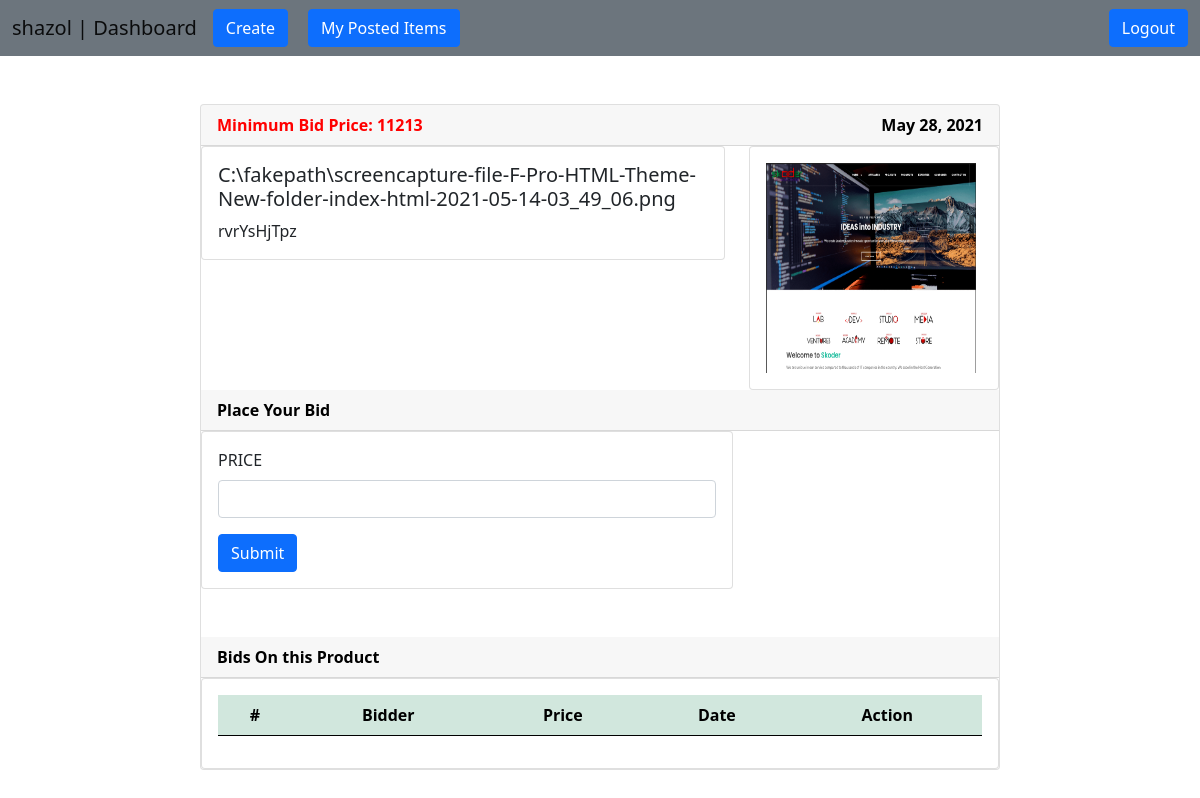
Before: /auction/bid/7/ (signed in) with the older database file.
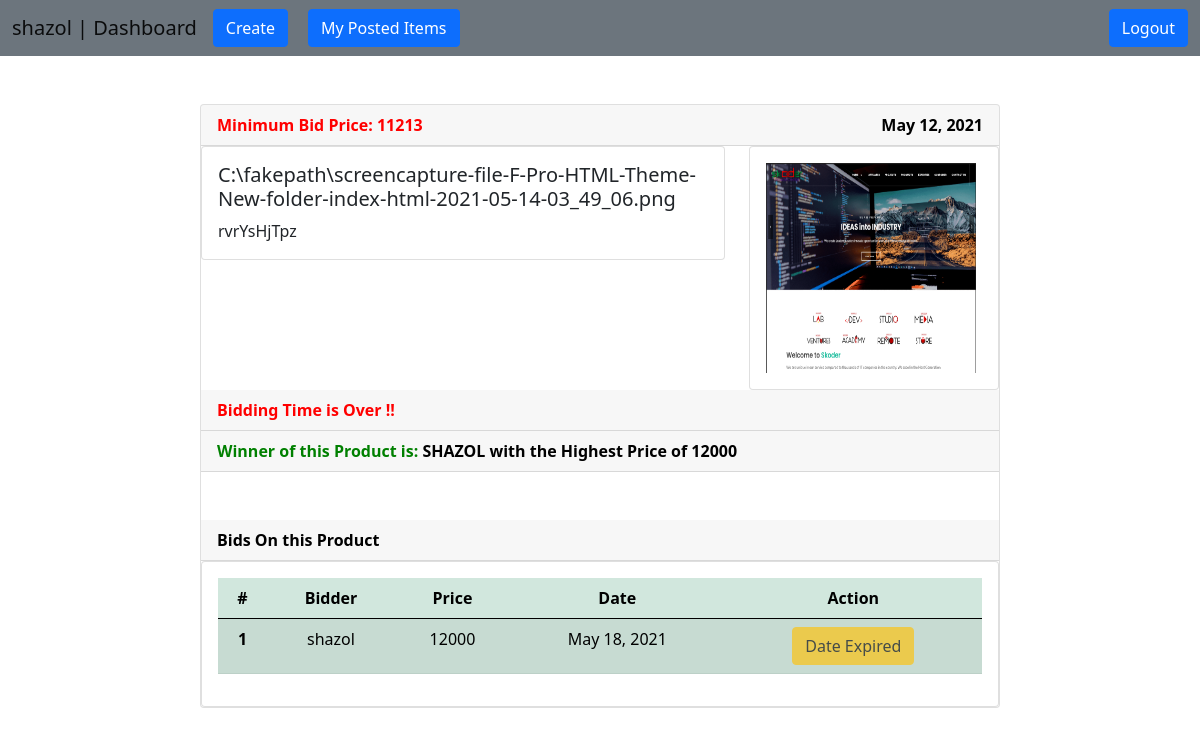
After: the same page with the newer database file.
### auction/models.py (models this page shows, shortened)
class Product(models.Model):
    user = models.ForeignKey(NewUser, on_delete=models.CASCADE)
    name = models.CharField(max_length=255)
    description = models.TextField()
    image = models.ImageField(upload_to=image_path, default='product/placeholder.png')
    min_price = models.BigIntegerField()
    end_date = models.DateTimeField(auto_now_add=False)
    created = models.DateTimeField(auto_now_add=True)

class Bid(models.Model):
    user = models.ForeignKey(NewUser, on_delete=models.CASCADE)
    product = models.ForeignKey(Product, on_delete=models.CASCADE)
    price = models.CharField(max_length=255)
    date = models.DateTimeField(auto_now_add=True)

### users/models.py (models this page shows)
class NewUser(AbstractBaseUser, PermissionsMixin):
    email = models.EmailField(_('email address'), unique=True)
    user_name = models.CharField(max_length=150, unique=True)
    first_name = models.CharField(max_length=150, blank=True)
    start_date = models.DateTimeField(default=timezone.now)
    about = models.TextField(_('about'), max_length=500, blank=True)
    is_staff = models.BooleanField(default=False)
    is_active = models.BooleanField(default=True)
    objects = CustomAccountManager()
    USERNAME_FIELD = 'email'
    REQUIRED_FIELDS = ['user_name', 'first_name']
    def __str__(self):
        return self.user_name

### auction/views.py (the view, shortened to what this page needs)
# urls.py: path('bid/<str:pk>/', views.BidPlace, name='bid'),
@login_required(login_url='login')
def BidPlace(request, pk):
    product = Product.objects.get(id=pk)
    bids = Bid.objects.filter(product_id=pk)
    if Bid.objects.all().count() > 0:
        winner = Bid.objects.order_by('-price')[0]
    else:
        winner = 0
    context = {
        'product': product,
        'bids': bids,
        'winner': winner,
    }
    return render(request, 'bid.html', context)

### templates/bid.html (shortened to what the changed rows need)
{% extends 'base.html' %}
{% load static %}
{% block content %}
    <br><br>
    <div class="col-md-8" style="margin: auto">
        <div class="card">
            <div class="card-header" style="color: red; font-weight: bolder">
                Minimum Bid Price: {{ product.min_price }}
                <span style="float: right; color: black">
                    {{ product.end_date | date }}
                </span>
            </div>
            <div class="row">
                <div class="col-sm-8">
                    <div class="card">
                        <div class="card-body">
                            <h5 class="card-title">{{ product.name }}</h5>
                            <p class="card-text">{{ product.description }}</p>
                        </div>
                    </div>
                </div>
                <div class="col-sm-4">
                    <div class="card">
                        <div class="card-body">
                            <img src="{{ product.image.url }}" style="height: 210px; width: 210px;"/>
                        </div>
                    </div>
                </div>
            </div>
            {% now "Y-m-d" as today_date %}
            {% if today_date > product.end_date|date:"Y-m-d" %}
                <div class="card-header" style="color: red; font-weight: bold">
                    Bidding Time is Over !!
                </div>
                {% if winner != 0 %}
                    <div class="card-header" style="color: green; font-weight: bold">
                        Winner of this Product is:
                        <span style="color: black">
                        {{ winner.user| upper }} with the Highest Price of {{ winner.price }}
                    </span>
                    </div>
                {% endif %}
            {% else %}
                <div class="card-header" style="color: black; font-weight: bold">
                    Place Your Bid
                </div>
                <div class="col-md-8">
                    <div class="card">
                        <div class="card-body">
                            <form method="post">
                                <div class="mb-3">
                                    <label for="exampleInputEmail1" class="form-label">PRICE</label>
                                    <input type="number" name="price" class="form-control" id="exampleInputEmail1"
                                           required>
                                </div>
                                <button type="submit" class="btn btn-primary">Submit</button>
                            </form>
                        </div>
                    </div>
                </div>
            {% endif %}
            <br><br>
            <div class="card-header" style="color: black; font-weight: bolder">
                Bids On this Product
            </div>
            <div class="col-md-12">
                <div class="card">
                    <div class="card-body">
                        <table class="table table-success table-striped table-hover text-center">
                            <thead>
                            <tr>
                                <th scope="col">#</th>
                                <th scope="col">Bidder</th>
                                <th scope="col">Price</th>
                                <th scope="col">Date</th>
                                <th scope="col">Action</th>
                            </tr>
                            </thead>
                            <tbody>
                            {% for bid in bids %}
                                <tr>
                                    <th scope="row">{{ forloop.counter }}</th>
                                    <td>{{ bid.user }}</td>
                                    <td>{{ bid.price }}</td>
                                    <td>{{ bid.date | date }}</td>
                                    <td>
                                        {% now "Y-m-d" as today_date %}
                                        {% if today_date > product.end_date|date:"Y-m-d" %}
                                            <a href="{% url 'edit' bid.id %}"
                                               class="btn btn-warning disabled"
                                               tabindex="-1" role="button" aria-disabled="true">
                                                Date Expired
                                            </a>
                                        {% endif %}
                                    </td>
                                </tr>
                            {% endfor %}
                            </tbody>
                        </table>
                    </div>
                </div>
            </div>
        </div>
        <br>
    </div>
{% endblock %}

Changed rows visible on the page:
changed Product "rvrYsHjTpz": end_date "May 28, 2021" → "May 12, 2021"
added Bid: user "SHAZOL", price "12000", user "shazol", date "May 18, 2021"
Other visible differences:
text no longer shown: "Place Your Bid PRICE Submit"
text now shown: "Bidding Time is Over !! Winner of this Product is: with the Highest Price of"
